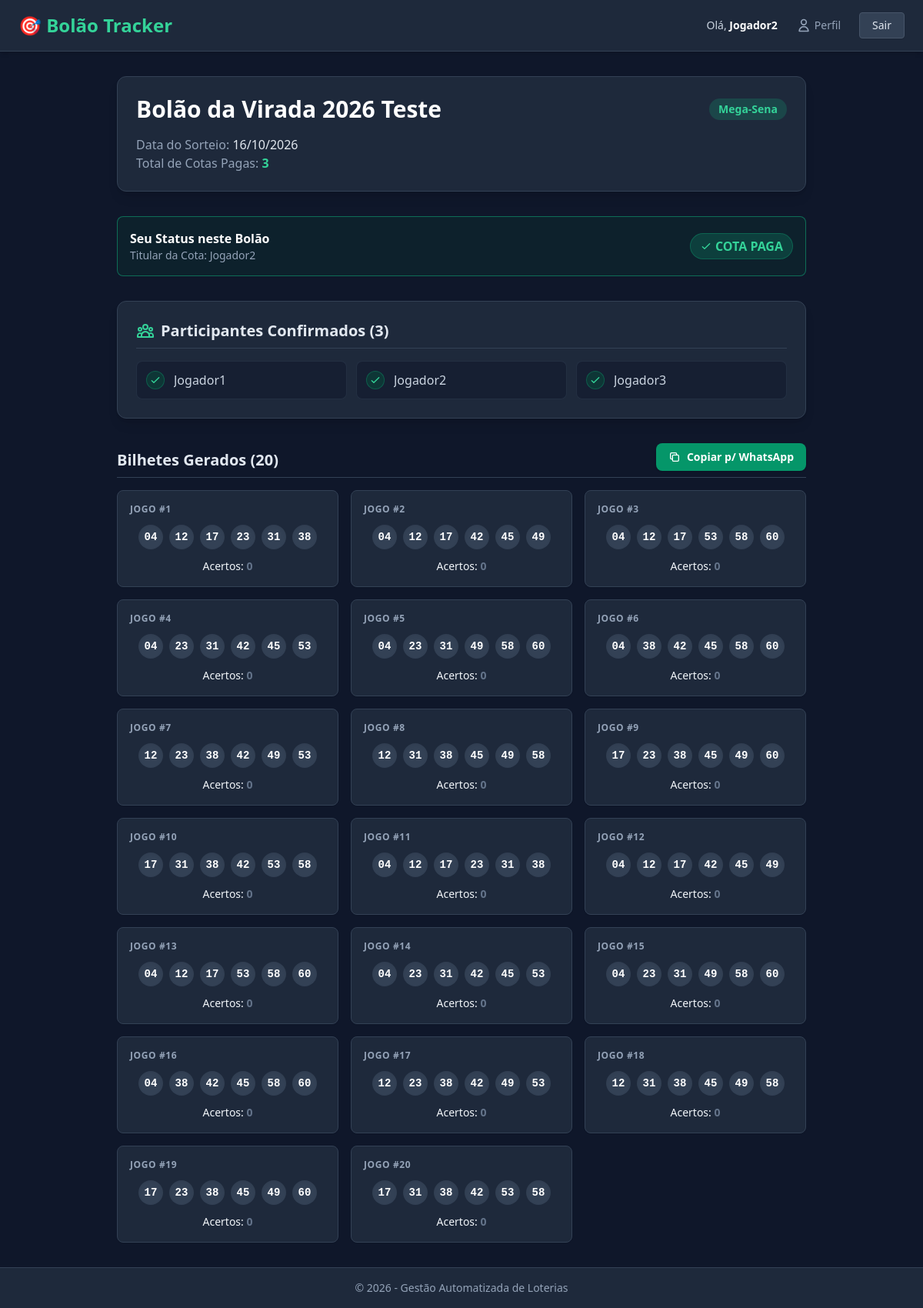
Screenshot of /bolao/1/ (signed in) with the database file from the repository.
### loteria/models.py (models this page shows, shortened)
class Bolao(models.Model):
    TIPO_CHOICES = [
        ('MEGA', 'Mega-Sena'),
        ('QUINA', 'Quina'),
    ]
    nome = models.CharField(max_length=100, help_text="Ex: Bolão da Virada 2026")
    tipo = models.CharField(max_length=10, choices=TIPO_CHOICES)
    dezenas_base = models.CharField(
        max_length=255,
        blank=True,
        null=True,
        help_text="Digite as dezenas escolhidas separadas por vírgula. Ex: 4, 12, 17, 23, 31, 38, 42, 45, 49, 53, 58, 60"
    )
    data_sorteio = models.DateField()
    concurso_alvo = models.CharField(max_length=10, blank=True, null=True)
    valor_cota = models.DecimalField(max_digits=10, decimal_places=2)
    encerrado = models.BooleanField(default=False)
    class Meta:
        verbose_name = "Bolão"
        verbose_name_plural = "Bolões"

class Cota(models.Model):
    bolao = models.ForeignKey(Bolao, on_delete=models.CASCADE, related_name='cotas')
    membro = models.ForeignKey(PerfilMembro, on_delete=models.CASCADE)
    pago = models.BooleanField(default=False)
    data_pagamento = models.DateTimeField(blank=True, null=True)

class PerfilMembro(models.Model):
    usuario = models.OneToOneField(User, on_delete=models.CASCADE)
    chave_pix = models.CharField(max_length=100, blank=True, null=True, help_text="Para receber a divisão do prêmio")
    telefone = models.CharField(max_length=20, blank=True, null=True)
    chave_pix = models.CharField(max_length=150, blank=True, null=True, help_text="Chave PIX para recebimento de prêmios")
    class Meta:
        verbose_name = "Perfil de Participante"
        verbose_name_plural = "Perfis de Participantes"

class JogoGerado(models.Model):
    bolao = models.ForeignKey(Bolao, on_delete=models.CASCADE, related_name='jogos')
    dezenas = models.CharField(max_length=100)
    acertos = models.IntegerField(default=0)
    premiado = models.BooleanField(default=False)
    class Meta:
        verbose_name = "Bilhete Gerado"
        verbose_name_plural = "Bilhetes Gerados"
    @property
    def dezenas_lista(self):
        return self.dezenas.split(',')

### loteria/views.py (the view, shortened to what this page needs)
# urls.py: path('bolao/<int:bolao_id>/', views.detalhe_bolao, name='detalhe_bolao'),
@login_required
def detalhe_bolao(request, bolao_id):
    bolao = get_object_or_404(Bolao, id=bolao_id)
    cota_usuario = Cota.objects.filter(membro__usuario=request.user, bolao=bolao).first()
    pix_copia_cola = None
    qr_code_b64 = None
    cotas_pagas = bolao.cotas.filter(pago=True).select_related('membro__usuario')
    jogos = bolao.jogos.all().order_by('-premiado', '-acertos')
    contexto = {
        'bolao': bolao,
        'cotas_pagas': cotas_pagas,
        'jogos': jogos,
        'cota_usuario': cota_usuario,
        'pix_copia_cola': pix_copia_cola, # <-- Adicione aqui
        'qr_code_b64': qr_code_b64,       # <-- Adicione aqui
    }
    return render(request, 'loteria/detalhe_bolao.html', contexto)

### loteria/templates/loteria/detalhe_bolao.html (shortened to what this page needs)
{% extends 'loteria/base.html' %}
{% block content %}
<div class="max-w-4xl mx-auto">
    <div class="bg-slate-800 rounded-xl p-6 shadow-lg mb-8 border border-slate-700">
        <div class="flex justify-between items-center mb-4">
            <h2 class="text-3xl font-extrabold text-white">{{ bolao.nome }}</h2>
            <span class="px-3 py-1 text-sm font-semibold rounded-full
                {% if bolao.encerrado %}bg-red-500/20 text-red-400{% else %}bg-emerald-500/20 text-emerald-400{% endif %}">
                {{ bolao.get_tipo_display }}
            </span>
        </div>
        <p class="text-slate-400">Data do Sorteio: <span class="text-slate-200">{{ bolao.data_sorteio|date:"d/m/Y" }}</span></p>
        <p class="text-slate-400">Total de Cotas Pagas: <span class="text-emerald-400 font-bold">{{ cotas_pagas|length }}</span></p>
    </div>
    {% if cota_usuario %}
        <div class="mb-8 p-4 rounded-lg flex items-center justify-between border
            {% if cota_usuario.pago %}
                bg-emerald-900/20 border-emerald-500/50
            {% else %}
                bg-yellow-900/20 border-yellow-500/50
            {% endif %}">
            <div>
                <h4 class="text-white font-bold">Seu Status neste Bolão</h4>
                <p class="text-sm text-slate-400">Titular da Cota: {{ cota_usuario.membro.usuario.get_full_name|default:cota_usuario.membro.usuario.username }}</p>
            </div>
            <div class="text-right">
                {% if cota_usuario.pago %}
                    <span class="inline-flex items-center gap-1 px-3 py-1 bg-emerald-500/20 text-emerald-400 font-bold rounded-full border border-emerald-500/30">
                        <svg class="w-4 h-4" fill="none" stroke="currentColor" viewBox="0 0 24 24"><path stroke-linecap="round" stroke-linejoin="round" stroke-width="2" d="M5 13l4 4L19 7"></path></svg>
                        COTA PAGA
                    </span>
                {% endif %}
            </div>
        </div>
    {% endif %}
    <div class="mb-8 bg-slate-800 rounded-xl p-6 shadow-lg border border-slate-700">
        <h3 class="text-xl font-bold text-slate-200 mb-4 border-b border-slate-700 pb-2 flex items-center gap-2">
            Participantes Confirmados ({{ cotas_pagas|length }})
        </h3>
        {% if cotas_pagas %}
            <ul class="grid grid-cols-1 sm:grid-cols-2 md:grid-cols-3 gap-3">
                {% for cota in cotas_pagas %}
                    <li class="flex items-center gap-3 bg-slate-900/50 p-3 rounded-lg border border-slate-700/50">
                        <div class="flex-shrink-0 w-6 h-6 rounded-full bg-emerald-900/50 flex items-center justify-center border border-emerald-500/30">
                            <svg class="w-4 h-4 text-emerald-400" fill="none" stroke="currentColor" viewBox="0 0 24 24">
                                <path stroke-linecap="round" stroke-linejoin="round" stroke-width="2" d="M5 13l4 4L19 7"></path>
                            </svg>
                        </div>
                        <span class="text-slate-300 font-medium truncate">
                            {{ cota.membro.usuario.get_full_name|default:cota.membro.usuario.username }}
                        </span>
                    </li>
                {% endfor %}
            </ul>
        {% else %}
            <div class="p-4 rounded bg-slate-900/30 border border-slate-700 border-dashed text-center">
                <p class="text-slate-500 italic">Nenhum pagamento confirmado até o momento. Seja o primeiro!</p>
            </div>
        {% endif %}
    </div>
    <div class="flex justify-between items-end mb-4 border-b border-slate-700 pb-2">
        <h3 class="text-xl font-bold text-slate-200">Bilhetes Gerados ({{ jogos|length }})</h3>
        {% if jogos %}
        <div class="flex gap-2">
            {% if jogos %}
            <button onclick="copiarJogosWhatsApp()" id="btn-copiar" class="flex items-center gap-2 px-4 py-2 bg-emerald-600 hover:bg-emerald-500 text-white text-sm font-bold rounded-lg shadow transition-colors focus:outline-none">
                <svg class="w-4 h-4" fill="none" stroke="currentColor" viewBox="0 0 24 24"><path stroke-linecap="round" stroke-linejoin="round" stroke-width="2" d="M8 16H6a2 2 0 01-2-2V6a2 2 0 012-2h8a2 2 0 012 2v2m-6 12h8a2 2 0 002-2v-8a2 2 0 00-2-2h-8a2 2 0 00-2 2v8a2 2 0 002 2z"></path></svg>
                Copiar p/ WhatsApp
            </button>
            {% endif %}
        </div>
        {% else %}
            <div class="p-4 rounded bg-slate-900/30 border border-slate-700 border-dashed text-center">
                <p class="text-slate-500 italic">Nenhum bilhete foi gerado para este bolão ainda.</p>
            </div>
        {% endif %}
    </div>
    <div class="grid grid-cols-1 sm:grid-cols-2 md:grid-cols-3 gap-4">
        {% for jogo in jogos %}
            <div class="p-4 rounded-lg border shadow-sm transition transform hover:-translate-y-1
                {% if jogo.premiado %}
                    bg-emerald-900/30 border-emerald-500
                {% else %}
                    bg-slate-800 border-slate-700
                {% endif %}">
                <div class="flex justify-between items-center mb-3">
                    <span class="text-xs font-semibold text-slate-400 uppercase tracking-wider">Jogo #{{ forloop.counter }}</span>
                </div>
                <div class="flex flex-wrap gap-2 justify-center mb-3">
                    {% for dezena in jogo.dezenas_lista %}
                        <span class="w-8 h-8 flex items-center justify-center rounded-full bg-slate-700 text-white font-mono text-sm font-bold shadow-inner">
                            {{ dezena }}
                        </span>
                    {% endfor %}
                </div>
                <div class="text-center text-sm">
                    Acertos:
                    <span class="font-bold {% if jogo.acertos >= 4 %}text-emerald-400{% elif jogo.acertos > 0 %}text-yellow-400{% else %}text-slate-500{% endif %}">
                        {{ jogo.acertos }}
                    </span>
                </div>
            </div>
        {% empty %}
            <div class="col-span-full text-center py-8 text-slate-500 bg-slate-800 rounded-lg border border-slate-700">
                <p>Nenhum jogo foi gerado para este bolão ainda.</p>
            </div>
        {% endfor %}
    </div>
</div>
{% endblock %}

### loteria/templates/loteria/base.html (shortened to what this page needs)
<!DOCTYPE html>
<html lang="pt-br" class="bg-slate-900 text-slate-100">
<head>
    <script src="https://cdn.tailwindcss.com"></script>
</head>
<body class="min-h-screen flex flex-col">
    <header class="bg-slate-800 shadow-md py-4 px-6 border-b border-slate-700 flex justify-between items-center">
        <a href="{% url 'home' %}" class="text-2xl font-bold text-emerald-400 hover:text-emerald-300 transition-colors">
            🎯 Bolão Tracker
        </a>
        {% if user.is_authenticated %}
            <div class="flex items-center gap-3 sm:gap-4">
                <span class="text-sm text-slate-300 hidden sm:block">Olá, <strong class="text-white">{{ user.username }}</strong></span>
                <a href="{% url 'perfil' %}" title="Meu Perfil" class="flex items-center justify-center text-slate-400 hover:text-emerald-400 transition-colors p-1.5 sm:px-2 rounded">
                    <svg class="w-5 h-5 sm:mr-1" fill="none" stroke="currentColor" viewBox="0 0 24 24"><path stroke-linecap="round" stroke-linejoin="round" stroke-width="2" d="M16 7a4 4 0 11-8 0 4 4 0 018 0zM12 14a7 7 0 00-7 7h14a7 7 0 00-7-7z"></path></svg>
                    <span class="hidden sm:inline text-sm font-medium">Perfil</span>
                </a>
                <form method="POST" action="{% url 'logout' %}">
                    <button type="submit" class="text-sm bg-slate-700 hover:bg-slate-600 text-slate-200 py-1.5 px-4 rounded transition-colors border border-slate-600 shadow-sm">
                        Sair
                    </button>
                </form>
            </div>
        {% endif %}
    </header>
    <main class="flex-grow container mx-auto px-4 py-8">
        {% block content %}{% endblock %}
    </main>
    <footer class="bg-slate-800 text-center py-4 text-sm text-slate-400 border-t border-slate-700">
        <p>&copy; 2026 - Gestão Automatizada de Loterias</p>
    </footer>
</body>
</html>

### rows the page displays
Bolao: nome "Bolão da Virada 2026 Teste", tipo "Mega-Sena", data_sorteio "16/10/2026"
Cota: membro.usuario.get_full_name "Jogador2"
Cota: membro.usuario.get_full_name "Jogador1"
Cota: membro.usuario.get_full_name "Jogador3"
JogoGerado: dezenas_lista "04" "12" "17" "23" "31" "38", acertos "0"
JogoGerado: dezenas_lista "04" "12" "17" "42" "45" "49", acertos "0"
JogoGerado: dezenas_lista "04" "12" "17" "53" "58" "60", acertos "0"
JogoGerado: dezenas_lista "04" "23" "31" "42" "45" "53", acertos "0"
JogoGerado: dezenas_lista "04" "23" "31" "49" "58" "60", acertos "0"
JogoGerado: dezenas_lista "04" "38" "42" "45" "58" "60", acertos "0"
JogoGerado: dezenas_lista "12" "23" "38" "42" "49" "53", acertos "0"
JogoGerado: dezenas_lista "12" "31" "38" "45" "49" "58", acertos "0"
JogoGerado: dezenas_lista "17" "23" "38" "45" "49" "60", acertos "0"
JogoGerado: dezenas_lista "17" "31" "38" "42" "53" "58", acertos "0"
JogoGerado: dezenas_lista "04" "12" "17" "23" "31" "38", acertos "0"
JogoGerado: dezenas_lista "04" "12" "17" "42" "45" "49", acertos "0"
JogoGerado: dezenas_lista "04" "12" "17" "53" "58" "60", acertos "0"
JogoGerado: dezenas_lista "04" "23" "31" "42" "45" "53", acertos "0"
JogoGerado: dezenas_lista "04" "23" "31" "49" "58" "60", acertos "0"
JogoGerado: dezenas_lista "04" "38" "42" "45" "58" "60", acertos "0"
JogoGerado: dezenas_lista "12" "23" "38" "42" "49" "53", acertos "0"
JogoGerado: dezenas_lista "12" "31" "38" "45" "49" "58", acertos "0"
JogoGerado: dezenas_lista "17" "23" "38" "45" "49" "60", acertos "0"
JogoGerado: dezenas_lista "17" "31" "38" "42" "53" "58", acertos "0"

### other values shown
{{ user.username }} "Jogador2"
{{ cotas_pagas|length }} "3"
{{ jogos|length }} "20"
